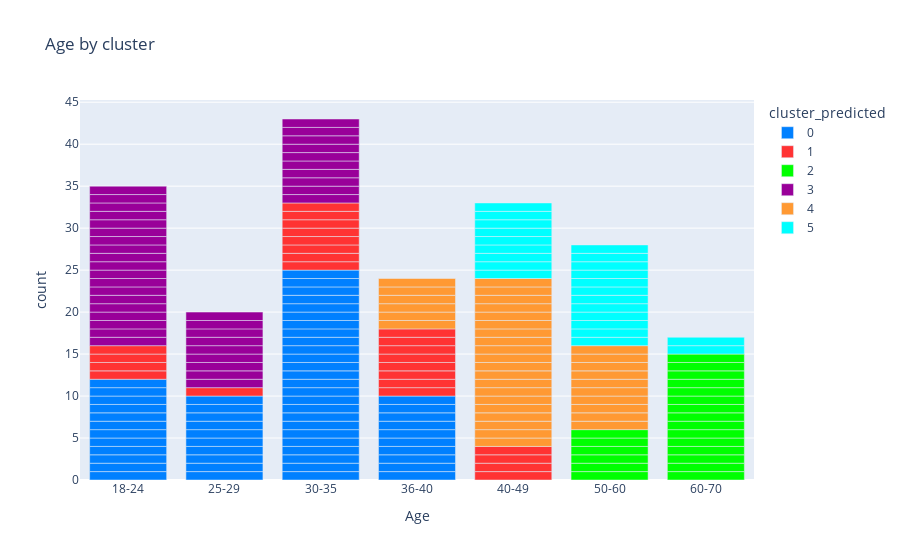

Notebook code for this chart:
### Code cell
import plotly.express as px


df_analisis["cluster_predicted"] = df_analisis["cluster_predicted"].astype(str)
fig = px.bar(df_analisis, x="Age",color="cluster_predicted", title="Age by cluster", color_discrete_sequence=["#0080ff", "#ff3333", "#00ff00", "#990099","#ff9933","#00ffff"])
fig.show()

### Figure 1 — Plotly figure (JSON) as saved in the notebook; plotly's stock layout.template omitted (floating-point values rounded to 4 significant figures)
{"data": [{"alignmentgroup": "True", "hovertemplate": "cluster_predicted=0<br>Age=%{x}<br>count=%{y}<extra></extra>", "legendgroup": "0", "marker": {"color": "#0080ff"}, "name": "0", "offsetgroup": "0", "orientation": "v", "showlegend": true, "textposition": "auto", "type": "bar", "x": ["18-24", "18-24", "18-24", "18-24", "18-24", "18-24", "18-24", "18-24", "18-24", "18-24", "18-24", "18-24", "25-29", "25-29", "25-29", "25-29", "25-29", "25-29", "25-29", "25-29", "25-29", "25-29", "30-35", "30-35", "30-35", "30-35", "30-35", "30-35", "30-35", "30-35", "30-35", "30-35", "30-35", "30-35", "30-35", "30-35", "30-35", "30-35", "30-35", "30-35", "30-35", "30-35", "30-35", "30-35", "30-35", "30-35", "30-35", "36-40", "36-40", "36-40", "36-40", "36-40", "36-40", "36-40", "36-40", "36-40", "36-40"], "xaxis": "x", "y": [1, 1, 1, 1, 1, 1, 1, 1, 1, 1, 1, 1, 1, 1, 1, 1, 1, 1, 1, 1, 1, 1, 1, 1, 1, 1, 1, 1, 1, 1, 1, 1, 1, 1, 1, 1, 1, 1, 1, 1, 1, 1, 1, 1, 1, 1, 1, 1, 1, 1, 1, 1, 1, 1, 1, 1, 1], "yaxis": "y"}, {"alignmentgroup": "True", "hovertemplate": "cluster_predicted=1<br>Age=%{x}<br>count=%{y}<extra></extra>", "legendgroup": "1", "marker": {"color": "#ff3333"}, "name": "1", "offsetgroup": "1", "orientation": "v", "showlegend": true, "textposition": "auto", "type": "bar", "x": ["18-24", "18-24", "18-24", "18-24", "25-29", "30-35", "30-35", "30-35", "30-35", "30-35", "30-35", "30-35", "30-35", "36-40", "36-40", "36-40", "36-40", "36-40", "36-40", "36-40", "36-40", "40-49", "40-49", "40-49", "40-49"], "xaxis": "x", "y": [1, 1, 1, 1, 1, 1, 1, 1, 1, 1, 1, 1, 1, 1, 1, 1, 1, 1, 1, 1, 1, 1, 1, 1, 1], "yaxis": "y"}, {"alignmentgroup": "True", "hovertemplate": "cluster_predicted=2<br>Age=%{x}<br>count=%{y}<extra></extra>", "legendgroup": "2", "marker": {"color": "#00ff00"}, "name": "2", "offsetgroup": "2", "orientation": "v", "showlegend": true, "textposition": "auto", "type": "bar", "x": ["50-60", "50-60", "50-60", "50-60", "50-60", "50-60", "60-70", "60-70", "60-70", "60-70", "60-70", "60-70", "60-70", "60-70", "60-70", "60-70", "60-70", "60-70", "60-70", "60-70", "60-70"], "xaxis": "x", "y": [1, 1, 1, 1, 1, 1, 1, 1, 1, 1, 1, 1, 1, 1, 1, 1, 1, 1, 1, 1, 1], "yaxis": "y"}, {"alignmentgroup": "True", "hovertemplate": "cluster_predicted=3<br>Age=%{x}<br>count=%{y}<extra></extra>", "legendgroup": "3", "marker": {"color": "#990099"}, "name": "3", "offsetgroup": "3", "orientation": "v", "showlegend": true, "textposition": "auto", "type": "bar", "x": ["18-24", "18-24", "18-24", "18-24", "18-24", "18-24", "18-24", "18-24", "18-24", "18-24", "18-24", "18-24", "18-24", "18-24", "18-24", "18-24", "18-24", "18-24", "18-24", "25-29", "25-29", "25-29", "25-29", "25-29", "25-29", "25-29", "25-29", "25-29", "30-35", "30-35", "30-35", "30-35", "30-35", "30-35", "30-35", "30-35", "30-35", "30-35"], "xaxis": "x", "y": [1, 1, 1, 1, 1, 1, 1, 1, 1, 1, 1, 1, 1, 1, 1, 1, 1, 1, 1, 1, 1, 1, 1, 1, 1, 1, 1, 1, 1, 1, 1, 1, 1, 1, 1, 1, 1, 1], "yaxis": "y"}, {"alignmentgroup": "True", "hovertemplate": "cluster_predicted=4<br>Age=%{x}<br>count=%{y}<extra></extra>", "legendgroup": "4", "marker": {"color": "#ff9933"}, "name": "4", "offsetgroup": "4", "orientation": "v", "showlegend": true, "textposition": "auto", "type": "bar", "x": ["36-40", "36-40", "36-40", "36-40", "36-40", "36-40", "40-49", "40-49", "40-49", "40-49", "40-49", "40-49", "40-49", "40-49", "40-49", "40-49", "40-49", "40-49", "40-49", "40-49", "40-49", "40-49", "40-49", "40-49", "40-49", "40-49", "50-60", "50-60", "50-60", "50-60", "50-60", "50-60", "50-60", "50-60", "50-60", "50-60"], "xaxis": "x", "y": [1, 1, 1, 1, 1, 1, 1, 1, 1, 1, 1, 1, 1, 1, 1, 1, 1, 1, 1, 1, 1, 1, 1, 1, 1, 1, 1, 1, 1, 1, 1, 1, 1, 1, 1, 1], "yaxis": "y"}, {"alignmentgroup": "True", "hovertemplate": "cluster_predicted=5<br>Age=%{x}<br>count=%{y}<extra></extra>", "legendgroup": "5", "marker": {"color": "#00ffff"}, "name": "5", "offsetgroup": "5", "orientation": "v", "showlegend": true, "textposition": "auto", "type": "bar", "x": ["40-49", "40-49", "40-49", "40-49", "40-49", "40-49", "40-49", "40-49", "40-49", "50-60", "50-60", "50-60", "50-60", "50-60", "50-60", "50-60", "50-60", "50-60", "50-60", "50-60", "50-60", "60-70", "60-70"], "xaxis": "x", "y": [1, 1, 1, 1, 1, 1, 1, 1, 1, 1, 1, 1, 1, 1, 1, 1, 1, 1, 1, 1, 1, 1, 1], "yaxis": "y"}], "layout": {"barmode": "relative", "legend": {"title": {"text": "cluster_predicted"}, "tracegroupgap": 0}, "title": {"text": "Age by cluster"}, "xaxis": {"anchor": "y", "domain": [0, 1], "title": {"text": "Age"}}, "yaxis": {"anchor": "x", "domain": [0, 1], "title": {"text": "count"}}}}
